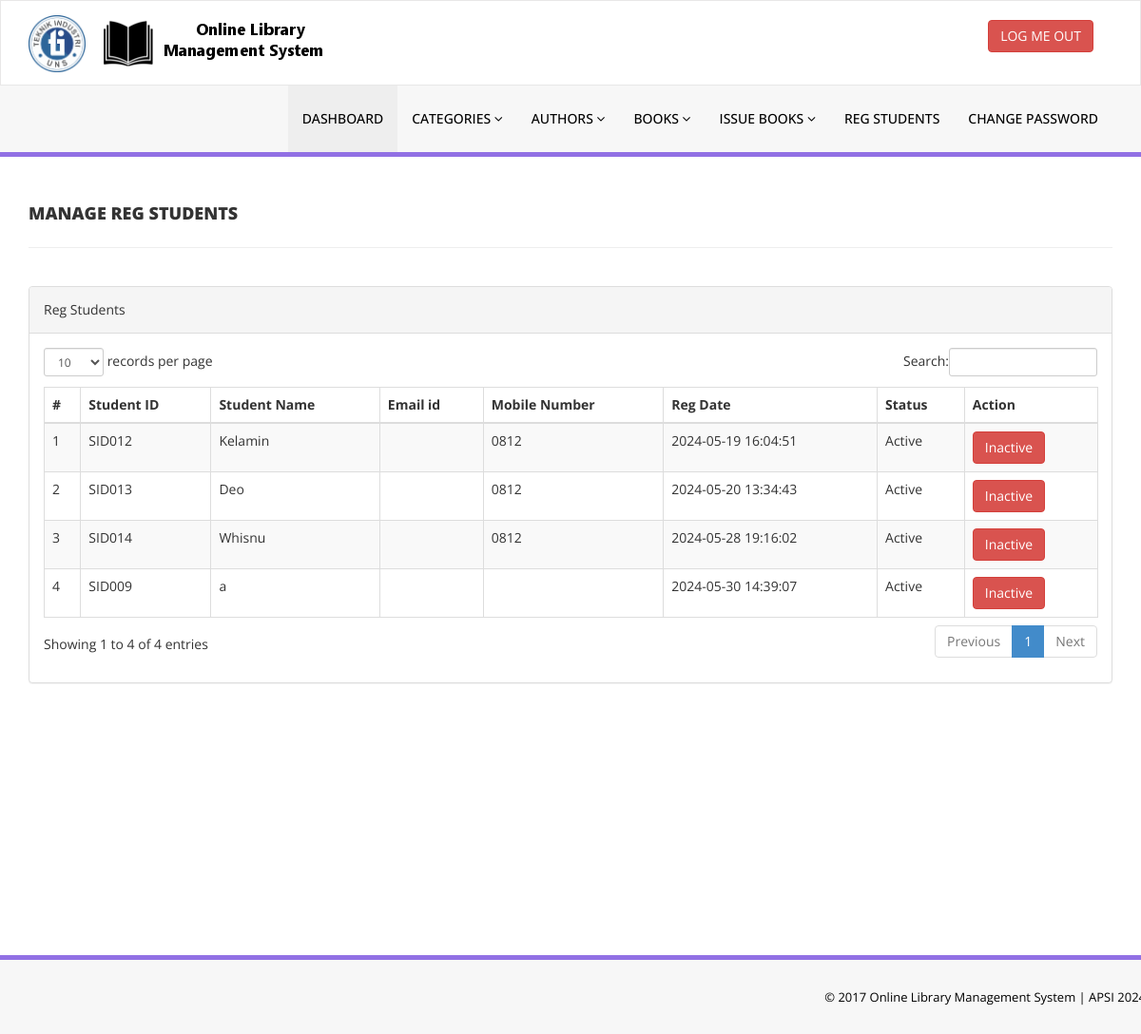
The page /library/admin/reg-students.php (signed in) on the database its author committed.
### tables this page shows
CREATE TABLE IF NOT EXISTS `tblstudents` (
  `id` int NOT NULL AUTO_INCREMENT,
  `StudentId` varchar(100) DEFAULT NULL,
  `FullName` varchar(120) DEFAULT NULL,
  `NIMId` varchar(120) DEFAULT NULL,
  `MobileNumber` char(11) DEFAULT NULL,
  `Password` varchar(120) DEFAULT NULL,
  `Status` int DEFAULT NULL,
  `RegDate` timestamp NULL DEFAULT CURRENT_TIMESTAMP,
  `UpdationDate` timestamp NULL DEFAULT NULL ON UPDATE CURRENT_TIMESTAMP,
  PRIMARY KEY (`id`),
  UNIQUE KEY `StudentId` (`StudentId`)
);

### library/admin/reg-students.php (the view, shortened to what this page needs)
<?php
include('includes/config.php');
if(strlen($_SESSION['alogin'])==0)
    {
header('location:index.php');
}
else{
    ?>
<!DOCTYPE html>
<html xmlns="http://www.w3.org/1999/xhtml">
<head>
    <link href="assets/css/bootstrap.css" rel="stylesheet" />
    <link href="assets/css/font-awesome.css" rel="stylesheet" />
    <link href="assets/js/dataTables/dataTables.bootstrap.css" rel="stylesheet" />
    <link href="assets/css/style.css" rel="stylesheet" />
</head>
<body>
<?php include('includes/header.php');?>
    <div class="content-wrapper">
         <div class="container">
        <div class="row pad-botm">
            <div class="col-md-12">
                <h4 class="header-line">Manage Reg Students</h4>
    </div>
        </div>
            <div class="row">
                <div class="col-md-12">
                    <div class="panel panel-default">
                        <div class="panel-heading">
                          Reg Students
                        </div>
                        <div class="panel-body">
                            <div class="table-responsive">
                                <table class="table table-striped table-bordered table-hover" id="dataTables-example">
                                    <thead>
                                        <tr>
                                            <th>#</th>
                                            <th>Student ID</th>
                                            <th>Student Name</th>
                                            <th>Email id </th>
                                            <th>Mobile Number</th>
                                            <th>Reg Date</th>
                                            <th>Status</th>
                                            <th>Action</th>
                                        </tr>
                                    </thead>
                                    <tbody>
<?php $sql = "SELECT * from tblstudents";
$query = $dbh -> prepare($sql);
$query->execute();
$results=$query->fetchAll(PDO::FETCH_OBJ);
$cnt=1;
if($query->rowCount() > 0)
{
foreach($results as $result)
{               ?>
                                        <tr class="odd gradeX">
                                            <td class="center"><?php echo htmlentities($cnt);?></td>
                                            <td class="center"><?php echo htmlentities($result->StudentId);?></td>
                                            <td class="center"><?php echo htmlentities($result->FullName);?></td>
                                            <td class="center"><?php echo htmlentities($result->EmailId);?></td>
                                            <td class="center"><?php echo htmlentities($result->MobileNumber);?></td>
                                             <td class="center"><?php echo htmlentities($result->RegDate);?></td>
                                            <td class="center"><?php if($result->Status==1)
                                            {
                                                echo htmlentities("Active");
                                            } else {
                                            echo htmlentities("Blocked");
}
                                            ?></td>
                                            <td class="center">
<?php if($result->Status==1)
 {?>
<a href="reg-students.php?inid=<?php echo htmlentities($result->id);?>" onclick="return confirm('Are you sure you want to block this student?');"" >  <button class="btn btn-danger"> Inactive</button>
<?php } else {?>
                                            <a href="reg-students.php?id=<?php echo htmlentities($result->id);?>" onclick="return confirm('Are you sure you want to active this student?');""><button class="btn btn-primary"> Active</button>
                                            <?php } ?>
                                            </td>
                                        </tr>
 <?php $cnt=$cnt+1;}} ?>
                                    </tbody>
                                </table>
                            </div>
                        </div>
                    </div>
                </div>
            </div>
    </div>
    </div>
  <?php include('includes/footer.php');?>
</body>
</html>
<?php } ?>

### library/admin/assets/css/style.css (style rules this page uses)
.content-wrapper { margin-top: 40px; min-height:800px; padding-bottom:90px; }
.header-line { font-weight:900; padding-bottom:25px; border-bottom:1px solid #eeeeee; text-transform:uppercase; }
.pad-botm { padding-bottom:30px; }

### rows shown on the page
tblstudents: StudentId "SID012", FullName "Kelamin", MobileNumber "0812", RegDate "2024-05-19 16:04:51"
tblstudents: StudentId "SID013", FullName "Deo", MobileNumber "0812", RegDate "2024-05-20 13:34:43"
tblstudents: StudentId "SID014", FullName "Whisnu", MobileNumber "0812", RegDate "2024-05-28 19:16:02"
tblstudents: StudentId "SID009", FullName "a", RegDate "2024-05-30 14:39:07"
